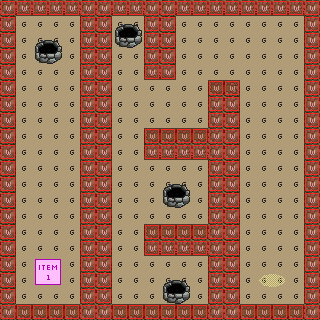

A 2D game scene composited from a Tiled map and its tileset images. What follows is a short description and the map's XML, with each tile layer's data collapsed to a summary:
An orthogonal 20x20 tile map with 16x16 px tiles, 4 tile layers (raw, tiles, entities, collision), 2 tilesets.

<map version="1.0" orientation="orthogonal" width="20" height="20" tilewidth="16" tileheight="16">
 <tileset firstgid="1" name="tiles.fw" tilewidth="16" tileheight="16">
  <image source="tiles.fw.png" width="256" height="256" />
 </tileset>
 <tileset firstgid="257" name="entities.fw" tilewidth="32" tileheight="32">
  <image source="../entities.fw.png" width="256" height="512" />
 </tileset>
 <layer name="raw" width="20" height="20">
  <data>[400 cells, 400 non-empty, 2 distinct tile ids]</data>
 </layer>
 <layer name="tiles" width="20" height="20" opacity="0.47">
  <data>[400 cells, 400 non-empty, 10 distinct tile ids]</data>
 </layer>
 <layer name="entities" width="20" height="20">
  <data>[400 cells, 6 non-empty, 3 distinct tile ids]</data>
 </layer>
 <layer name="collision" width="20" height="20">
  <data>[400 cells, 164 non-empty, 1 distinct tile ids]</data>
 </layer>
</map>